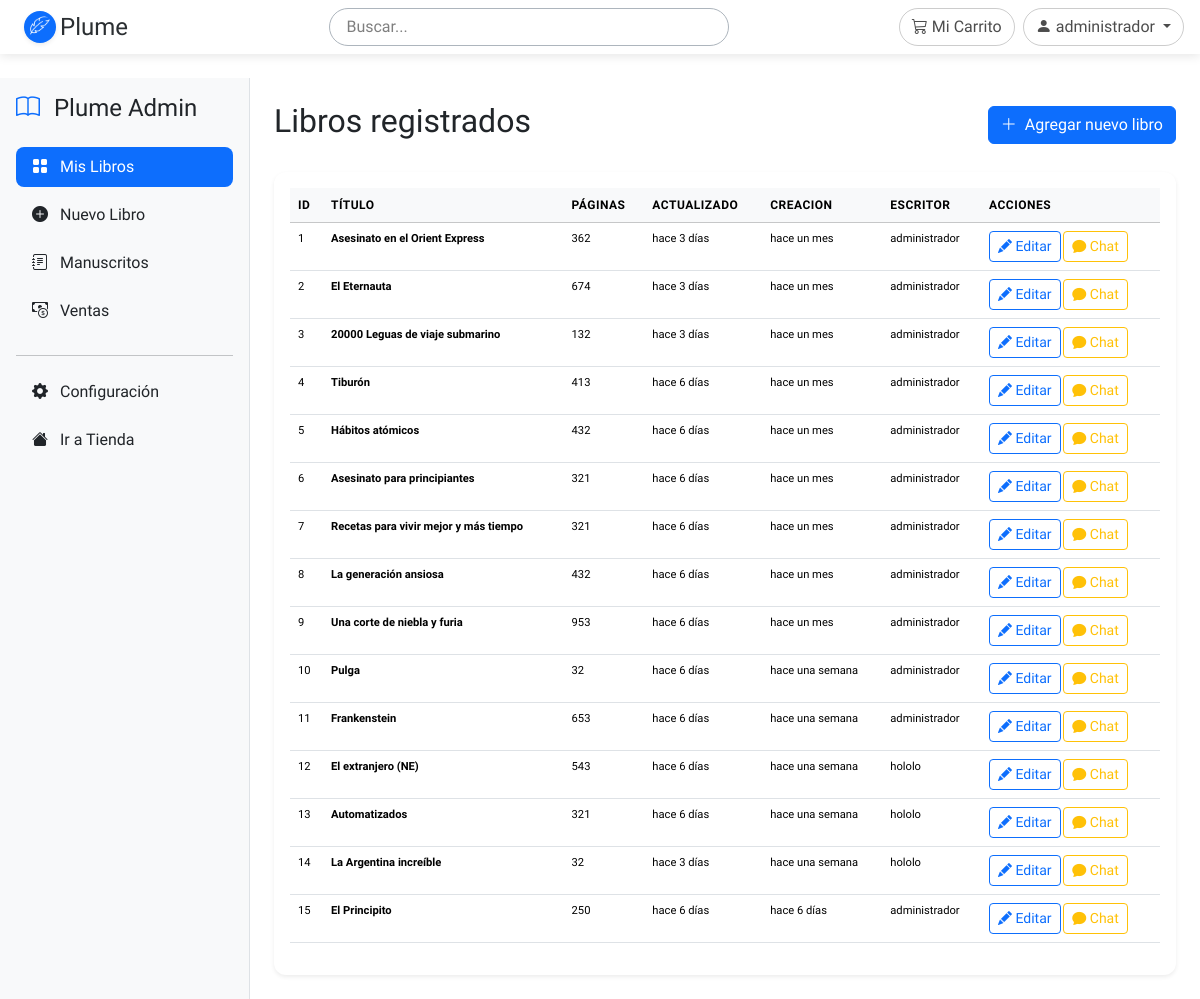
Page /admin (signed in) on the earlier database version.
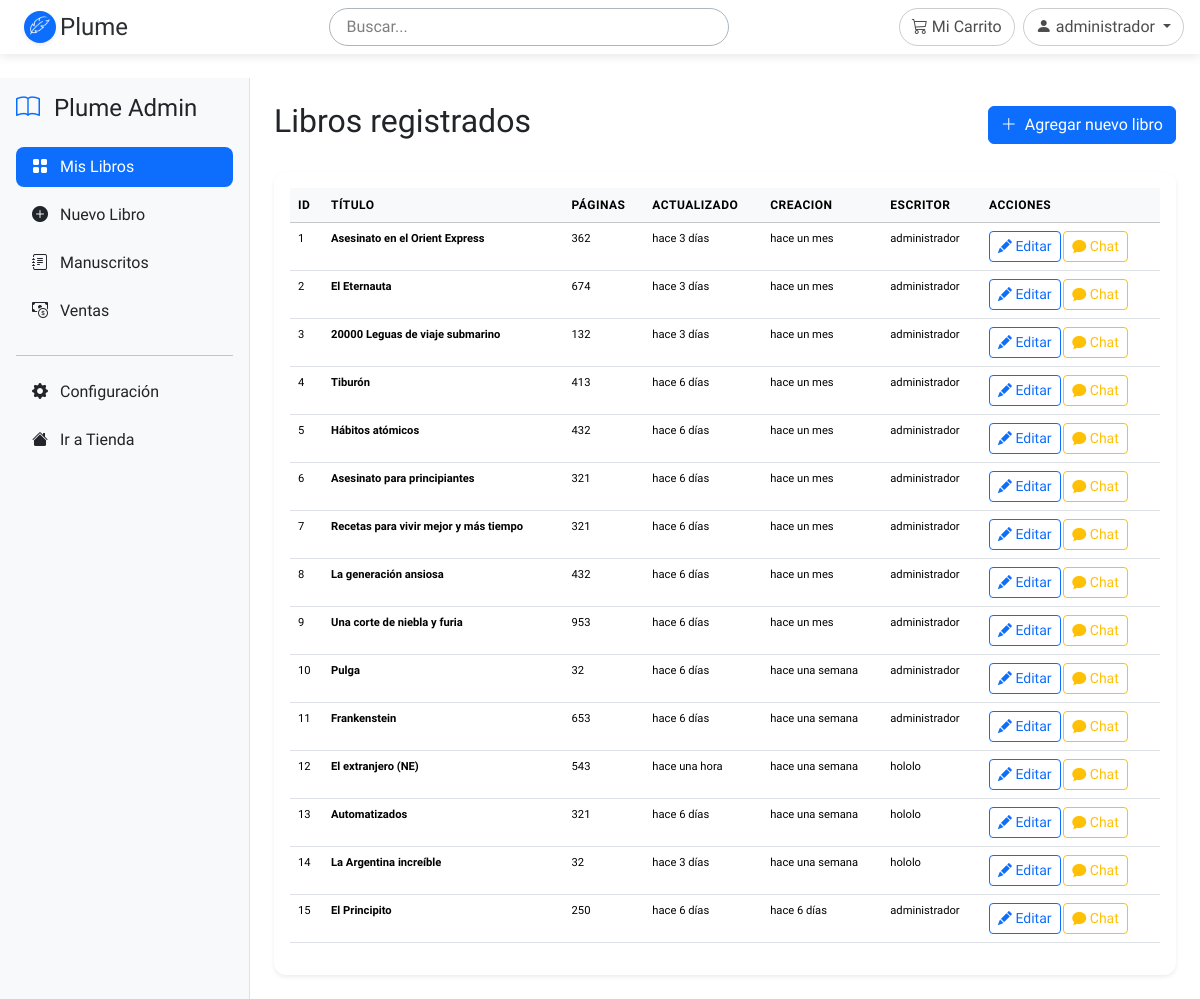
Same page on the later database version.
### app/models/models.py (models this page shows, shortened)
class User(UserMixin, database.Model):
    __tablename__ = 'users'
    id = database.Column(database.Integer, primary_key=True)
    name = database.Column(database.String(100), nullable=False)
    password_hash = database.Column(database.String(255), nullable=False)
    email = database.Column(database.String(50), nullable=False, unique=True)
    type = database.Column(database.String(50), nullable=False, default='user') # writer, editor, user
    created_at = database.Column(database.DateTime, default=database.func.now())

class Book(database.Model):
    __tablename__ = 'books'
    id = database.Column(database.Integer, primary_key=True)
    title = database.Column(database.String(100), nullable=False, default='Libro')
    description = database.Column(database.Text, nullable=True)
    genre = database.Column(database.String(20), nullable=False)
    pages = database.Column(database.Integer, nullable=True)
    price = database.Column(database.Float, default=15000.0)
    cover_url = database.Column(database.String(200), nullable=True)
    status = database.Column(database.String(50), default='pendiente')  # pendiente, revision, aprobado, publicado, rechazado
    published_books = database.Column(database.Integer, nullable=True)
    profit_percentage = database.Column(database.Double, nullable=True)
    author_id = database.Column(database.Integer, database.ForeignKey('users.id'))
    author = database.relationship('User', backref='books')
    publish_date = database.Column(database.DateTime, default=database.func.now())
    last_update = database.Column(database.DateTime, default=database.func.now(), onupdate=database.func.now())

### app/blueprints/admin/routes.py (the view)
@admin.route("/admin")
@login_required
def dashboard():
    if current_user.type == 'escritor':
        books = Book.query.filter_by(author_id=current_user.id).all()
    elif current_user.type == 'editor':
        books = Book.query.all()
    return render_template("admin/dashboard.html", books = books)

### run.py (called while the page is built)
@app.template_filter('humanize')
def humanize_date(date):
    if date is None:
        return ''
    return arrow.get(date).humanize(locale='es')

### app/templates/admin/dashboard.html (shortened to what this page needs)
{% extends "base.html" %}
{% block content %}
<div class="d-flex">
    {% include 'components/admin_panel.html' %}
    <div class="flex-grow-1 p-4">
        <div class="d-flex justify-content-between align-items-center mb-4">
            <h2>Libros registrados</h2>
            <a href="{{ url_for('admin.create') }}" class="btn btn-primary">
                <i class="bi bi-plus-lg me-1"></i>
                Agregar nuevo libro
            </a>
        </div>
        <div class="card shadow-sm">
            <div class="card-body">
                <table class="table table-hover">
                    <thead class="table-light">
                        <tr>
                            <th>ID</th>
                            <th>Título</th>
                            <th>Páginas</th>
                            <th>Actualizado</th>
                            <th>Creacion</th>
                            {% if current_user.type == 'editor' %}
                            <th>Escritor</th>
                            {% endif %}
                            <th>Acciones</th>
                        </tr>
                    </thead>
                    <tbody>
                        {% if books %}
                            {% for b in books %}
                            <tr>
                                <td>{{ b.id }}</td>
                                <td><strong>{{ b.title }}</strong></td>
                                <td>{{ b.pages }}</td>
                                <td>{{ b.last_update|humanize }}</td>
                                <td>{{ b.publish_date|humanize }}</td>
                                {% if current_user.type == 'editor' %}
                                <td>{{ b.author.name }}</td>
                                {% endif %}
                                <td>
                                    <a href="{{ url_for('admin.edit', id=b.id) }}" class="btn btn-sm btn-outline-primary">
                                        <i class="bi bi-pencil-fill"></i>
                                        Editar
                                    </a>
                                    <form action="{{ url_for('admin.dashboard', id=b.id) }}" method="POST" style="display: inline;">
                                        <button type="submit" class="btn btn-sm btn-outline-warning">
                                            <i class="bi bi-chat-fill"></i>
                                            Chat
                                        </button>
                                    </form>
                                </td>
                            </tr>
                            {% endfor %}
                        {% endif %}
                    </tbody>
                </table>
            </div>
        </div>
    </div>
</div>
{% endblock %}

### app/templates/base.html (shortened to what this page needs)
<!DOCTYPE html>
<html lang="es">
<head>
    <link href="https://cdn.jsdelivr.net/npm/bootstrap@5.3.2/dist/css/bootstrap.min.css" rel="stylesheet">
    <link rel="stylesheet" href="https://cdn.jsdelivr.net/npm/bootstrap-icons@1.11.1/font/bootstrap-icons.css">
    <link href="{{ url_for('static', filename='css/custom.css') }}" rel="stylesheet">
</head>
<body>
    {% include 'components/header.html' %}
    <main class="">
        {% block content %}{% endblock %}
    </main>
</body>
</html>

### app/templates/components/header.html (shortened to what this page needs)
<header id="mainHeader" class="position-relative py-2 mb-1 px-3 bg-transparent" style="z-index: 9999;">
    <div class="d-flex align-items-center justify-content-between">
        <a href="/" class="d-flex align-items-center px-2 text-decoration-none rounded-pill">
            <div class="me-1">
                {% include 'components/plumeIcon.html' %}
            </div>
            <span class="fs-4 text-secondary-emphasis">Plume</span>
        </a>
        <div class="d-none d-lg-flex align-items-center flex-grow-1 justify-content-between ms-4">
            <form class="d-flex mx-auto flex-grow-1 justify-content-center" role="search"
                  action="" method="get" style="max-width: 400px;">
                <input class="form-control rounded-pill border border-dark-subtle bg-transparent px-3"
                       type="search"
                       placeholder="Buscar..."
                       aria-label="Search"
                       name="q">
            </form>
            <div class="d-flex align-items-center gap-2">
                {% if current_user.is_authenticated %}
                <a href="{{ url_for('shop.cart') }}" class="btn btn-outline-secondary rounded-pill">
                    <i class="bi bi-cart3"></i>
                    <span>Mi Carrito</span>
                </a>
                {% endif %}
                {% if current_user.is_authenticated %}
                <div class="dropdown">
                    <button class="btn btn-outline-secondary rounded-pill dropdown-toggle" type="button" id="userDropdown" data-bs-toggle="dropdown">
                        <i class="bi bi-person-fill"></i>
                        {{ current_user.name }}
                    </button>
                </div>
                {% else %}
                <a href="{{ url_for('auth.login') }}" class="btn btn-outline-secondary rounded-pill">
                    Iniciar Sesión
                </a>
                {% endif %}
            </div>
        </div>
    </div>
</header>

### app/templates/components/plumeIcon.html
<img src="{{ url_for('static', filename='img/plume_icon.png') }}" class="rounded-circle bg-primary shadow-sm p-1" style="width: 32px; height: 32px;" alt="Plume Icon">

### app/templates/components/admin_panel.html (shortened to what this page needs)
<div class="sidebar bg-light border-end p-3" style="width: 250px; min-height: 100vh;">
    <h4 class="mb-4 text-dark">
        <i class="bi bi-book me-2 text-primary"></i>
        Plume Admin
    </h4>
    <ul class="nav flex-column">
        <li class="nav-item mb-2">
            <a href="{{ url_for('admin.dashboard') }}"
               class="nav-link text-dark {{ 'active' if request.endpoint == 'admin.dashboard' else '' }}">
                <i class="bi bi-grid-fill me-2"></i>
                Mis Libros
            </a>
        </li>
        <li class="nav-item mb-2">
            <a href="{{ url_for('admin.create') }}"
               class="nav-link text-dark {{ 'active' if request.endpoint == 'admin.create' else '' }}">
                <i class="bi bi-plus-circle-fill me-2"></i>
                Nuevo Libro
            </a>
        </li>
        <li class="nav-item mb-2">
            <a href="#" class="nav-link text-dark">
                <i class="bi bi-journal-text me-2"></i>
                Manuscritos
            </a>
        </li>
        <li class="nav-item mb-2">
            <a href="#" class="nav-link text-dark">
                <i class="bi bi-cash-coin me-2"></i>
                Ventas
            </a>
        </li>
    </ul>
    <hr>
    <ul class="nav flex-column">
        <li class="nav-item mb-2">
            <a href="#" class="nav-link text-dark">
                <i class="bi bi-gear-fill me-2"></i>
                Configuración
            </a>
        </li>
        <li class="nav-item">
            <a href="{{ url_for('shop.index') }}"
               class="nav-link text-dark {{ 'active' if request.endpoint == 'shop.index' else '' }}">
                <i class="bi bi-house-fill me-2"></i>
                Ir a Tienda
            </a>
        </li>
    </ul>
</div>

### app/static/css/custom.css (style rules this page uses)
:root { --bs-body-font-family: 'Lexend', sans-serif; }
body { font-family: 'Lexend', sans-serif !important; background: transparent !important; }
h1,h2,h3,h4,h5,h6, .display-1,.display-2,.display-3,.display-4 { font-family: 'Lexend', sans-serif !important; }

### app/templates/components/header.html (style rules this page uses)
#mainHeader { top: 0; z-index: 1000; box-shadow: 0 2px 10px rgba(0, 0, 0, 0.1); transition: background-color 0.3s ease, box-shadow 0.3s ease; }
.form-control::placeholder { color: rgba(0, 0, 0, 0.5); }
.btn-outline-secondary { border-color: rgba(0, 0, 0, 0.2); color: rgba(0, 0, 0, 0.7); transition: all 0.3s ease; }

### app/templates/components/admin_panel.html (style rules this page uses)
.sidebar .nav-link { border-radius: 8px; transition: background-color 0.3s ease, color 0.3s ease; }
.sidebar .nav-link.active { background-color: var(--bs-primary); color: white !important; }

### app/templates/admin/dashboard.html (style rules this page uses)
.card { border: none; border-radius: 12px; }
.table th { font-weight: 600; text-transform: uppercase; font-size: 0.75rem; letter-spacing: 0.5px; }
.table tr { font-size: 0.7rem; }

Differences in the rows shown:
changed Book "El extranjero (NE)": last_update "hace 6 días" → "hace una hora"
